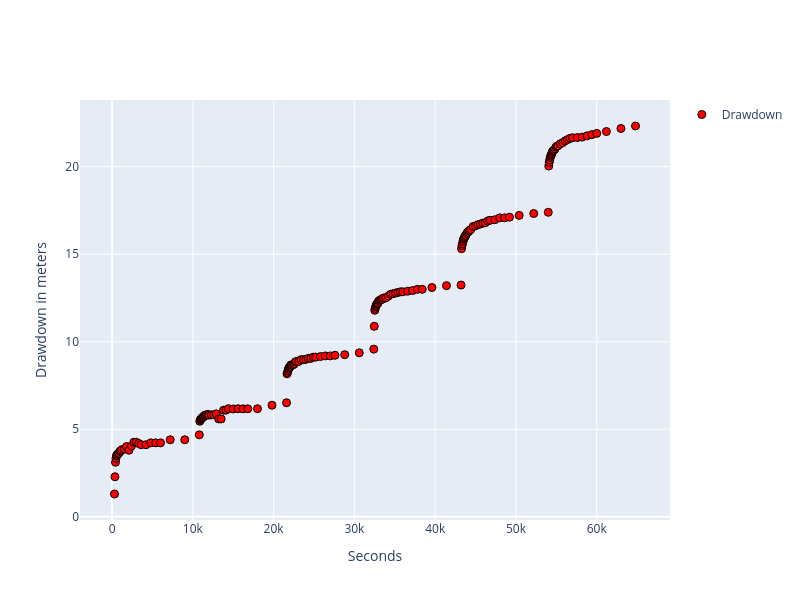

Notebook code for this chart:
### Markdown cell above
## Load the data

Let us load the data to verify the the data graphically.

### Code cell
data = pd.read_csv('../data/eha_ds1.txt', header=None,sep=",",names=['t','s'], dtype={'t': 'float64', 's': 'float64'})
fig = make_subplots(rows=1, cols=1)
fig.add_trace(
    go.Scatter(
        mode='markers',
        x=data.t, 
        y=data.s,
        name="Drawdown",
        marker=dict(
            color='Red',
            size=8,                
            line=dict(
                color='Black',
                width=1))
                ),
    row=1, col=1) 

fig.update_xaxes(title_text="Seconds", row=1, col=1)
fig.update_yaxes(title_text="Drawdown in meters", row=1, col=1)
fig.update_layout(height=600, width=800, showlegend=True)
fig.show()

### Figure 1 — Plotly figure (JSON) as saved in the notebook; plotly's stock layout.template omitted (floating-point values rounded to 4 significant figures; data arrays with more than 128 entries replaced by an {"elided": "..."} marker saying what was removed)
{"data": [{"marker": {"color": "Red", "line": {"color": "Black", "width": 1}, "size": 8}, "mode": "markers", "name": "Drawdown", "type": "scatter", "x": {"elided": "175 float values"}, "xaxis": "x", "y": {"elided": "175 float values"}, "yaxis": "y"}], "layout": {"height": 600, "showlegend": true, "width": 800, "xaxis": {"anchor": "y", "domain": [0, 1], "title": {"text": "Seconds"}}, "yaxis": {"anchor": "x", "domain": [0, 1], "title": {"text": "Drawdown in meters"}}}}
